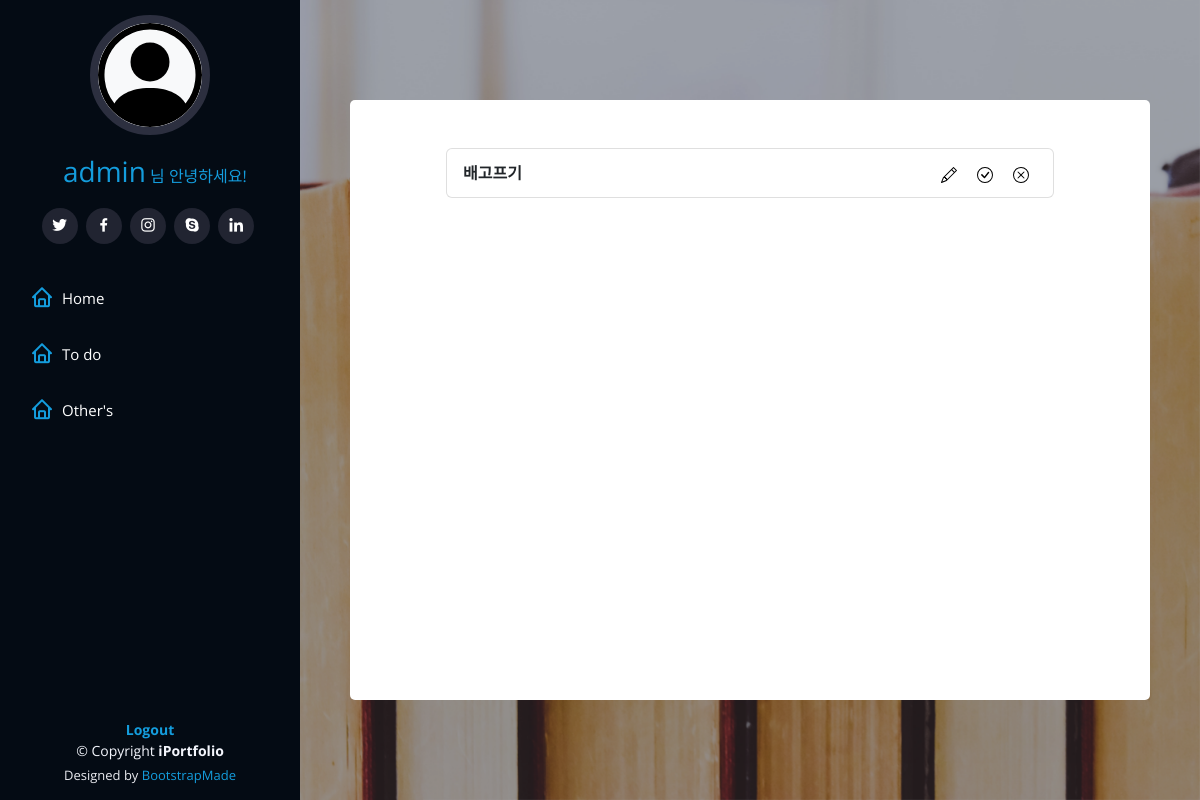
Before: /detail/3 (signed in) with the older database file.
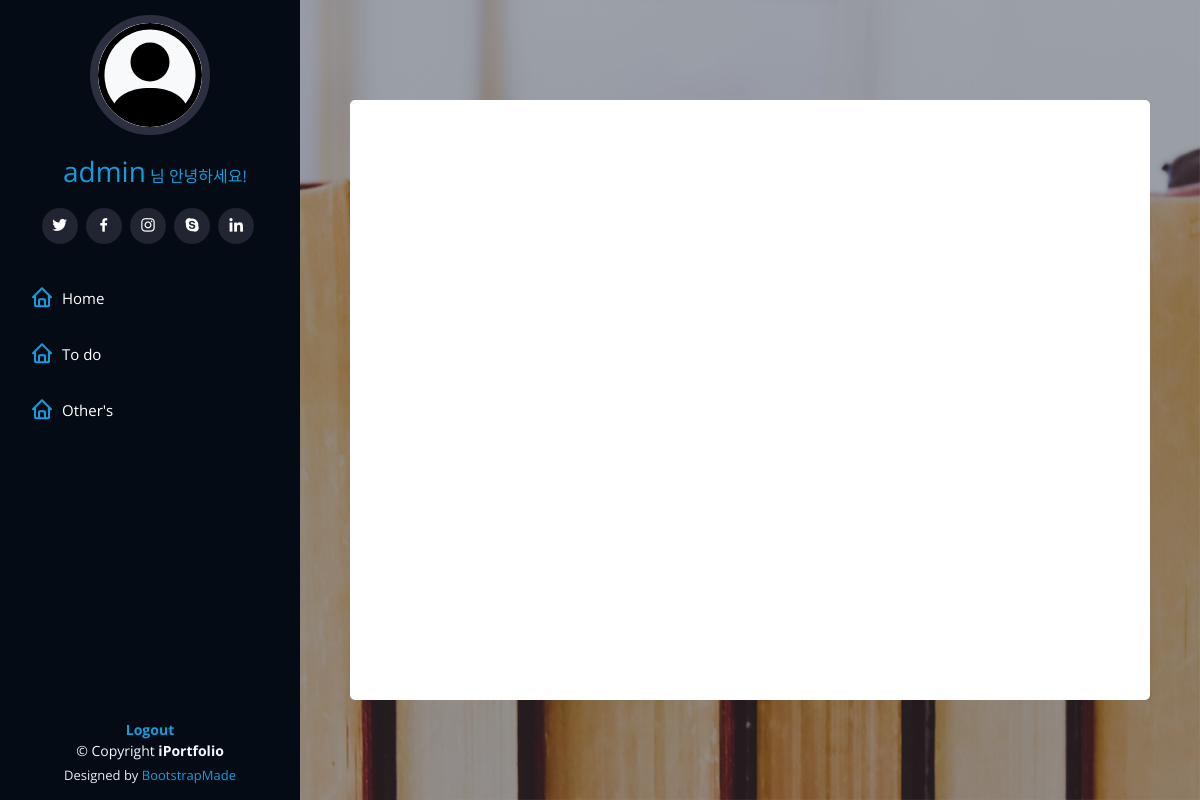
After: the same page with the newer database file.
### app/models.py (models this page shows, shortened)
class Post(models.Model):
    content = models.TextField()
    user = models.ForeignKey(User, on_delete=models.CASCADE)
    time = models.DateTimeField(null=True)
    done = models.BooleanField(default=False)
    start_time = models.DateTimeField(null=True)
    end_time = models.DateTimeField(null=True)

### app/views.py (the view)
# urls.py: path('detail/<int:id>', views.detail, name='detail'),
def detail(request, id):
    user = get_object_or_404(User, pk=id)
    posts = Post.objects.filter(user=user).order_by('-id')
    return render(request, 'user-detail.html', {'posts':posts})

### app/templates/user-detail.html (shortened to what this page needs)
{% extends 'base.html' %}
{% block content %}
  {% load static %}
  <link rel="stylesheet" href="{% static 'assets/css/todo.css' %}">
  <section id="todo" class="">
    <div class="todo-container" data-aos="fade-in">
      {% if user.is_authenticated %}
        <ul class="list-group mx-5 p-5">
          {% for post in posts %}
            <li class="list-group-item d-flex justify-content-between todo-component lh-lg">
              <span class="me-auto fw-bolder">{{ post.content }}</span>
              <div class='todo-buttons'>
                <a href="{% url 'modify' post.id %}">
                </a>
                <a href="{% url 'done' post.id %}">
                </a>
                <a href="{% url 'delete' post.id %}">
                </a>
              </div>
            </li>
          {% endfor %}
        </ul>
      {% endif %}
    </div>
  </section>
{% endblock %}

Changed rows visible on the page:
removed Post: content "배고프기", done False (drawn)
